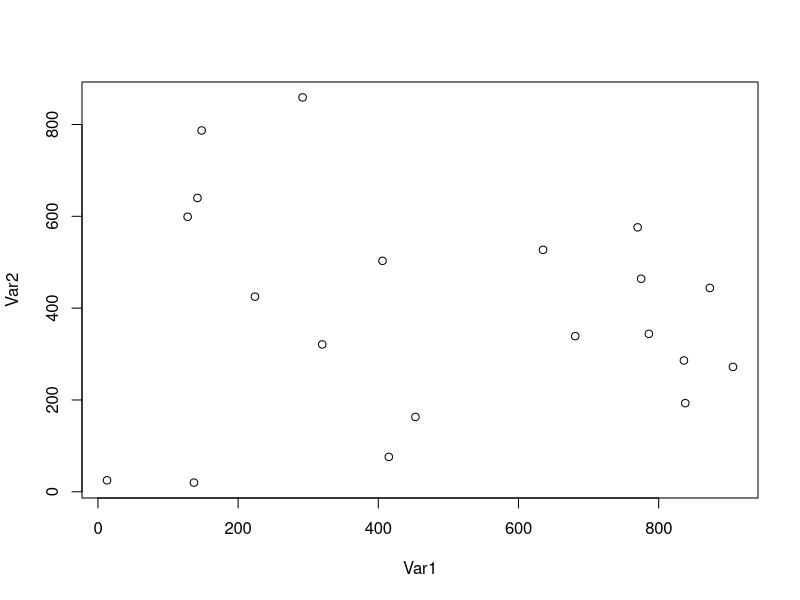
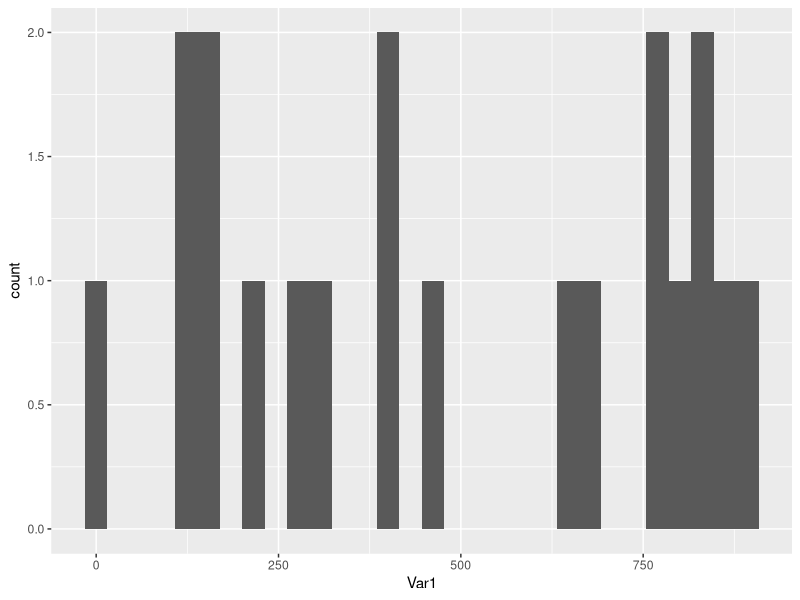
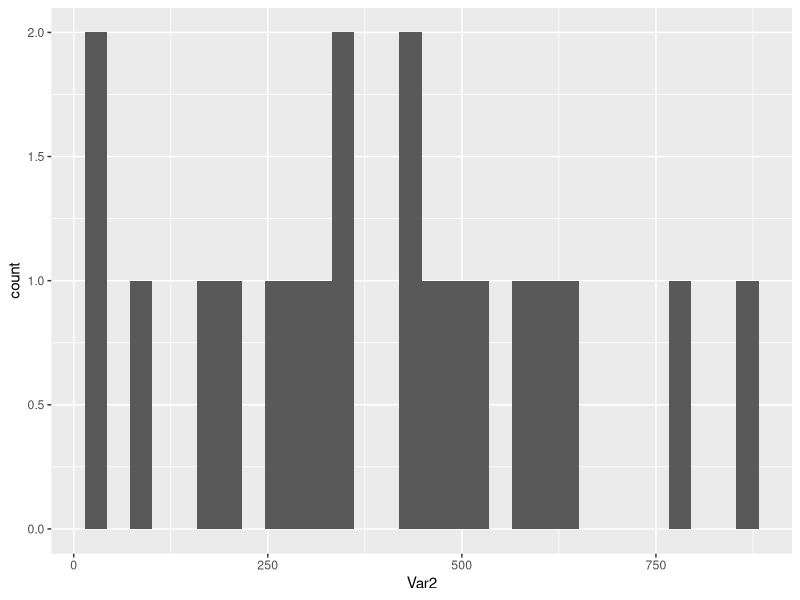
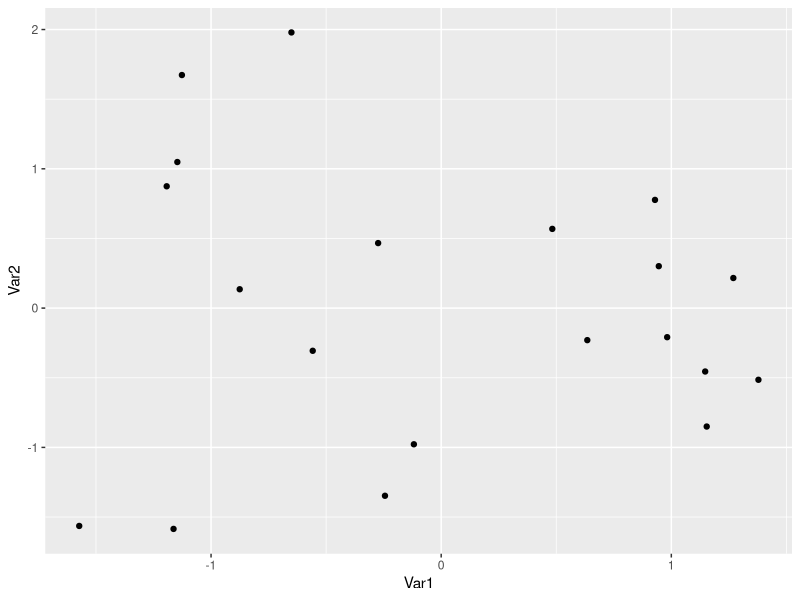
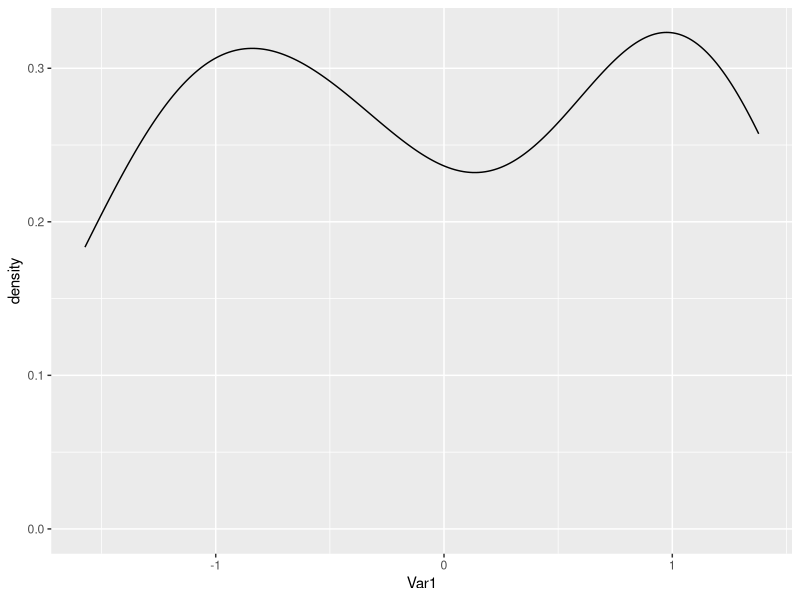
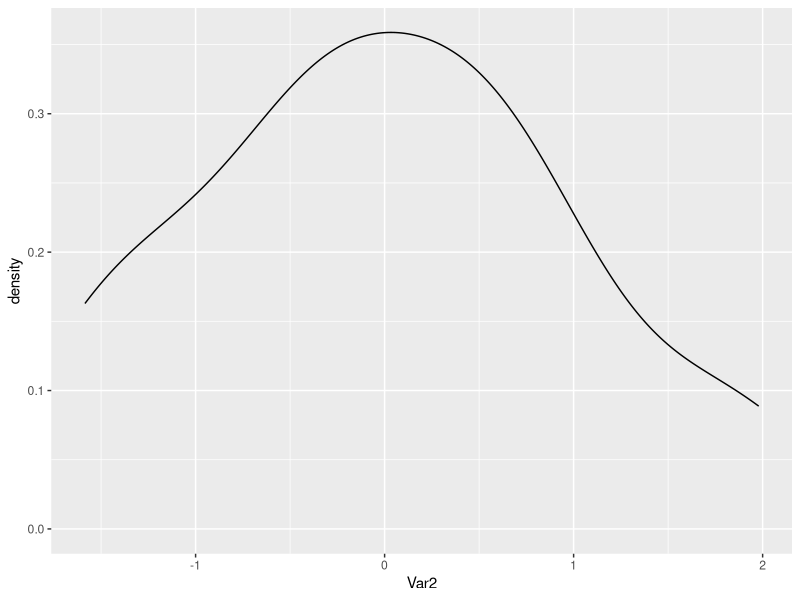

Here is the R script that generated these plots, in order:
## ---- chunk 1
data <- data.frame(Var1 = sample(1:1000, size = 20, replace = TRUE), 
                   Var2 = sample(1:1000, size = 20, replace = TRUE))
## ---- chunk 2
head(data)
summary(data)
## ---- chunk 3
plot(data)
## ---- chunk 4
library(ggplot2)
ggplot(data, aes(Var1)) +
  geom_histogram()

ggplot(data, aes(Var2)) +
  geom_histogram()
## ---- chunk 5
data$Var1 <- scale(data$Var1)
data$Var2 <- scale(data$Var2)
summary(data)
## ---- chunk 6
ggplot(data, aes(Var1, Var2)) +
  geom_point()
## ---- chunk 7
ggplot(data, aes(Var1))+
  geom_density()
## ---- chunk 8
ggplot(data, aes(Var2)) +
  geom_density()
